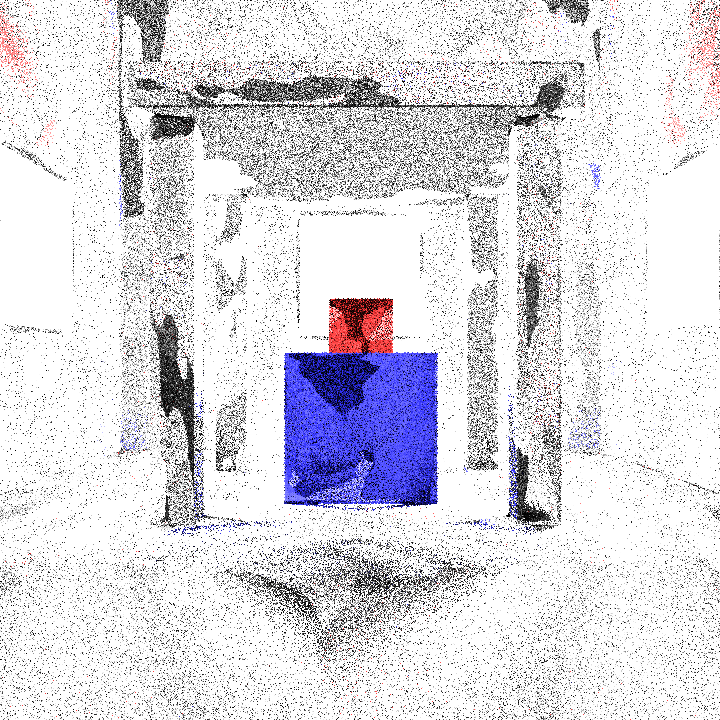
#> input picture Images/1_spp_nn_max_dir_archway.bmp, 720 x 720 px
$ python sqd_image.py ../Images/1_spp_nn_max_dir_archway.bmp ../Images/256_default_50.bmp   (older library calls are emulated)
#> lines starting #> are read from the running program, lines starting #| are printed output that depends on the picture
"""
Compute the squared difference between pixel values of two image
and output the image
"""

import sys
from scipy.misc import imread
from PIL import Image
import numpy as np

def mape_score(ground_truth, prediction):

    # Get image as a 3D array: Width, Height, RGB
    gt_arr = np.asarray(imread(ground_truth, mode='RGB'), dtype=np.intc)
    p_arr = np.asarray(imread(prediction, mode='RGB'), dtype=np.intc)

    # Compute the score
    score = np.sum(np.abs((gt_arr/255) - (p_arr/255))/((gt_arr+0.01)/255))
    score /= len(gt_arr) * len(gt_arr[0]) * len(gt_arr[0][0])

    # Round to 4 decimal places
    return round(score,4)

def compute_sqd_image(ground_truth, prediction):

    # Get image as a 3D array: Width, Height, RGB
#> called with ground_truth = '../Images/1_spp_nn_max_dir_archway.bmp', prediction = '../Images/256_default_50.bmp'
    gt_arr = np.asarray(imread(ground_truth, mode='RGB'), dtype=np.intc)
    p_arr = np.asarray(imread(prediction, mode='RGB'), dtype=np.intc)
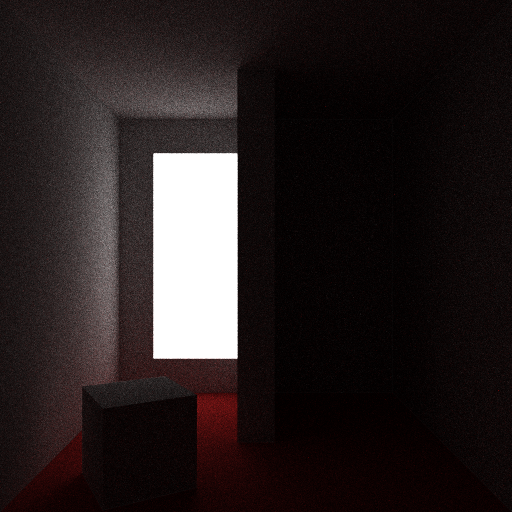
#> input picture Images/256_default_50.bmp, 512 x 512 px

    # Setup new image arrow
    diff_arr = np.zeros((len(gt_arr), len(gt_arr[0]), len(gt_arr[0][0])), dtype=np.intc)
#> diff_arr: shape (720, 720, 3) int32; every value is 0
    for x in range(len(gt_arr)):
        for y in range(len(p_arr)):
            err = (np.sum(np.absolute(gt_arr[x][y] - p_arr[x][y]))/3)**2
            diff_arr[x][y][0] = err
            diff_arr[x][y][1] = err
            diff_arr[x][y][2] = err
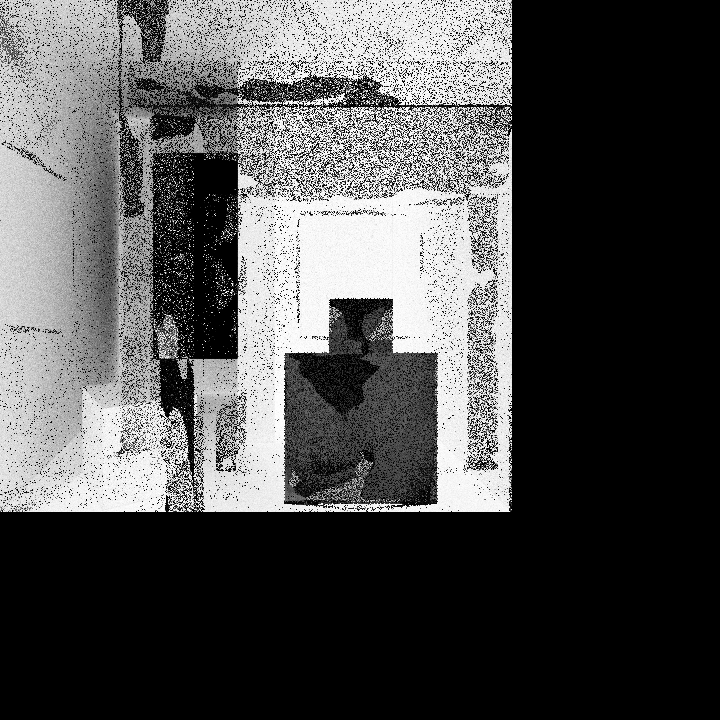
#> diff_arr: shape (720, 720, 3) int32; min 0, max 65025, mean 20154.9; drawn with min black and max white

    # diff_arr = np.square(np.absolute(gt_arr - p_arr))
    diff_arr = diff_arr.astype(np.uint8)

    # Img name
    score = mape_score(ground_truth, prediction)
    name = prediction[:-4] + "_mape_" + str(score) + ".png"

    # Compute and save image
    img = Image.fromarray(diff_arr, 'RGB')
    img.save(name)
    img.show()


if __name__ == '__main__':

    if len(sys.argv) != 3:
        print("Two file paths to images must be given. Terminating.")
    else:
        ground_truth = sys.argv[1]
        prediction = sys.argv[2]
#> (the run stopped early here; a loop or call above may not have finished)
